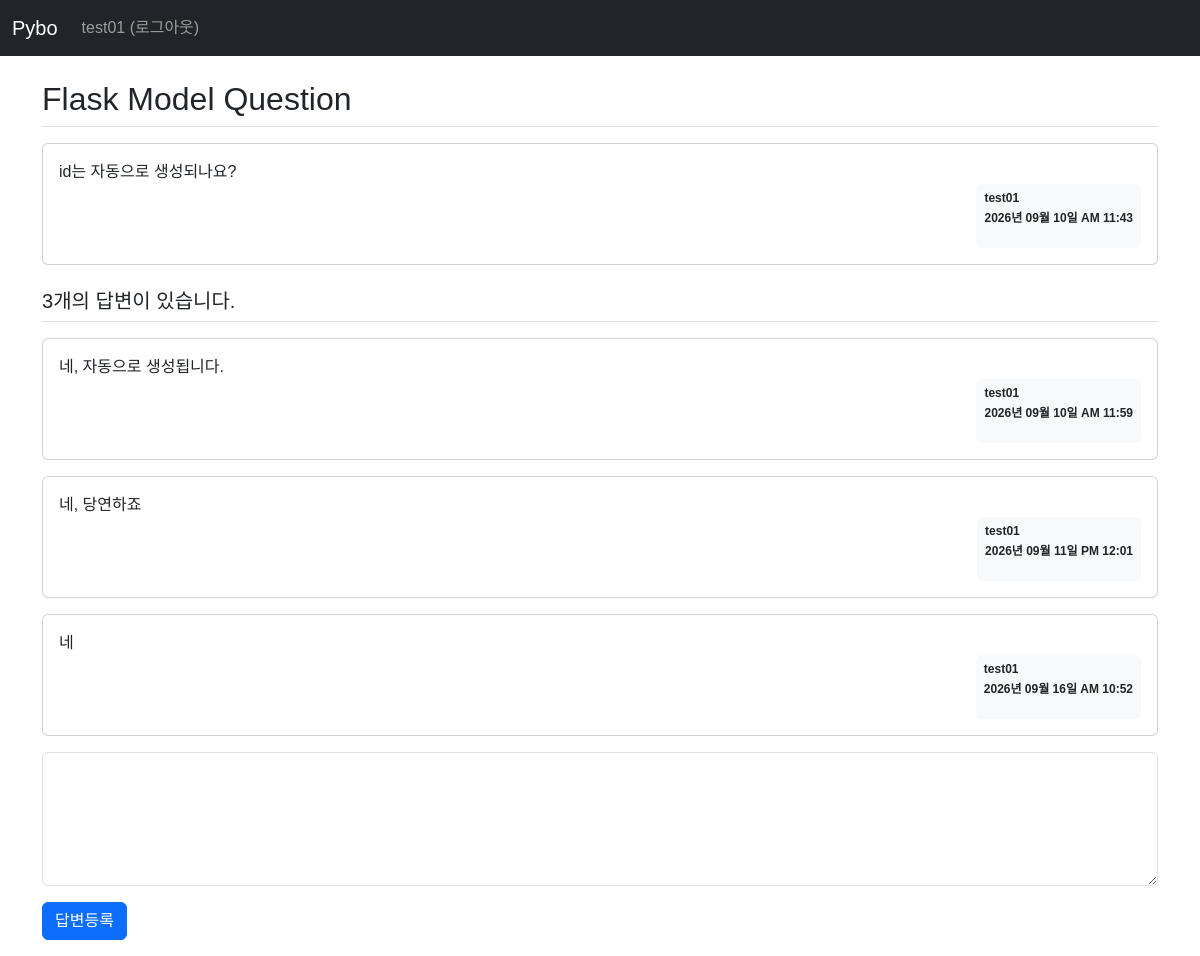
Screenshot of /question/detail/2 (signed in) with the database file from the repository.
### pybo/models.py (models this page shows)
class User(db.Model):
    id = db.Column(db.Integer, primary_key=True)
    username = db.Column(db.String(150), unique=True, nullable=False)
    password = db.Column(db.String(200), nullable=False)
    email = db.Column(db.String(120), unique=True, nullable=False)

class Question(db.Model):
    id = db.Column(db.Integer, primary_key=True)
    subject = db.Column(db.String(200), nullable=False)
    content = db.Column(db.Text, nullable=False)
    create_date = db.Column(db.DateTime, nullable=False)
    user_id = db.Column(db.Integer, db.ForeignKey('user.id', ondelete='CASCADE'), nullable=False)
    user = db.relationship('User', backref=db.backref('quesetion_set'))

class Answer(db.Model):
    id = db.Column(db.Integer, primary_key=True)
    question_id = db.Column(db.Integer, db.ForeignKey('question.id', ondelete='CASCADE'))
    question = db.relationship(Question, backref=db.backref('answer_set'))
    content = db.Column(db.Text, nullable=False)
    create_date = db.Column(db.DateTime, nullable=False)
    user_id= db.Column(db.Integer, db.ForeignKey('user.id', ondelete='CASCADE'), nullable=False)
    user = db.relationship('User', backref=db.backref('answer_set'))

### pybo/views/question_views.py (the view)
@bp.route('/detail/<int:question_id>')
def detail(question_id):
    form = AnswerForm()  # 질문 상세 템플릿에 폼 추가
    question = Question.query.get_or_404(question_id)
    return render_template('question/question_detail.html', question=question, form=form)

### pybo/forms.py
class AnswerForm(FlaskForm):
    content = TextAreaField('내용', validators=[DataRequired('내용은 필수 입력 항목입니다.')])
    submit = SubmitField('답변등록')

### pybo/filter.py (called while the page is built)
def format_datetime(value, fmt='%Y년 %m월 %d일 %p %I:%M'):
    return value.strftime(fmt)

### pybo/views/auth_views.py (called while the page is built)
@bp.before_app_request
def load_logged_in_user():
    user_id = session.get('user_id')
    if user_id is None:
        g.user = None
    else:
        g.user = User.query.get(user_id)

### pybo/templates/question/question_detail.html (shortened to what this page needs)
{% extends 'base.html' %}
{% block content %}
<div class="container my-3">
    <h2 class="border-bottom py-2">{{ question.subject }}</h2>
    <div class="card my-3">
        <div class="card-body">
            <div class="card-text" style="white-space: pre-line;">{{ question.content }}</div>
            <div class="d-flex justify-content-end">
                <div class="badge bg-light text-dark p-2">
                    <p class="mb-2 text-start">{{ question.user.username }}</p>
                    <p>{{ question.create_date | datetime }}</p>
                </div>
            </div>
        </div>
    </div>
    <h5 class="border-bottom my-3 py-2">{{ question.answer_set | length }}개의 답변이 있습니다.</h5>
    {% for answer in question.answer_set %}
    <div class="card my-3">
        <div class="card-body">
            <div class="card-text" style="white-space: pre-line;">{{ answer.content }}</div>
            <div class="d-flex justify-content-end">
                <div class="badge bg-light text-dark p-2">
                    <p class="mb-2 text-start">{{ answer.user.username }}</p>
                    <p>{{ answer.create_date | datetime }}</p>
                </div>
            </div>
        </div>
    </div>
    {% endfor %}
    <form action="{{ url_for('answer.create', question_id=question.id) }}" method="post" class="my-3" novalidate>
        <div class="mb-3">
            {{ form.content(class='form-control', rows='5', disabled=(not g.user)) }}
        </div>
        {{ form.submit(class="btn btn-primary", disabled=(not g.user)) }}
    </form>
</div>
{% endblock %}

### pybo/templates/navbar.html (shortened to what this page needs)
    <nav class="navbar bg-dark navbar-expand-sm" data-bs-theme="dark">
      <div class="container-fluid">
        <a class="navbar-brand" href="{{ url_for('main.index') }}">Pybo</a>
        <div class="collapse navbar-collapse" id="navbarNav">
          {% if g.user %}
          <ul class="navbar-nav">
            <li class="nav-item">
              <a class="nav-link" href="{{ url_for('auth.logout') }}">{{ g.user.username }} (로그아웃)</a>
            </li>
          </ul>
          {% endif %}
        </div>
      </div>
    </nav>

### pybo/static/style.css (style rules this page uses)
body { font-family: "Noto Sans KR", sans-serif; font-weight: 400; }

### rows the page displays
User: user.username "test01"
Question: subject "Flask Model Question", content "id는 자동으로 생성되나요?", create_date "2026년 09월 10일 AM 11:43"
Answer: content "네, 자동으로 생성됩니다.", user.username "test01", create_date "2026년 09월 10일 AM 11:59"
Answer: content "네, 당연하죠", user.username "test01", create_date "2026년 09월 11일 PM 12:01"
Answer: content "네", user.username "test01", create_date "2026년 09월 16일 AM 10:52"

### other values shown
{{ question.answer_set | length }} "3"
